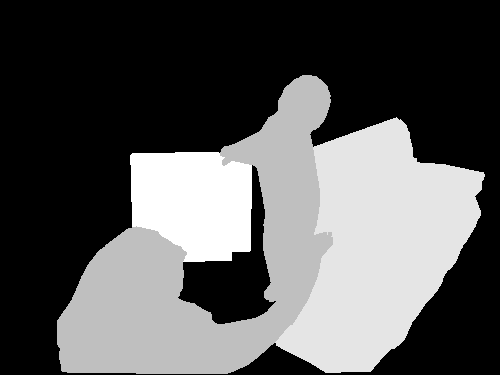
#> input picture Test/2009_004301_sbd.png, 500 x 375 px; the run also reads 1 picture not shown here
$ python analyze.py
#> lines starting #> are read from the running program, lines starting #| are printed output that depends on the picture
import imageio
import numpy as np
from PIL import Image
import pickle
import json
import os.path
from os import path
import glob

class Count():
    def __init__(self, imPath):
        self.classCount = {
            0:0,
            1: 0,  2: 0,  3: 0,  4: 0,  5: 0,
            6: 0,  7: 0,  8: 0,  9: 0,  10: 0,
            11: 0, 12: 0, 13: 0, 14: 0, 15: 0,
            16: 0, 17: 0, 18: 0, 19: 0, 20: 0
        }
        self.imPath = imPath
        self.check()
        self.run()

    def check(self):
        if not path.isdir('Count'): os.makedirs('Count')

    def run(self):
        # Open image and flatten
        im = np.asarray(Image.open(self.imPath))
        imFlat = im.flatten()

        # Get size and count
        size = imFlat.shape[0]
        counts = np.unique(imFlat, return_counts = True)
        print(size)
        classPresent = counts[0][0: -1]
        count = counts[1][0: -1]

        # Assert lengths of arrays are the same
        assert len(classPresent) == len(count), 'Length of class array not the same as length of count array'

        # Update dictionary
        for i in range(len(classPresent)):
            self.classCount[classPresent[i]] = count[i]

        # Write to file
        print(self.classCount)

        # Open
        #print(pickle.load(open('Count/' + outputPath + '.pkl', "rb")))


# filesPng = glob.glob('*.png')
filesPng = ['2009_004301_sbd.png', '2009_004301_voc.png', '2009_004301_val.png']
for i in range(len(filesPng)):
    _ = Count(filesPng[i])
#> this loop made 3 passes
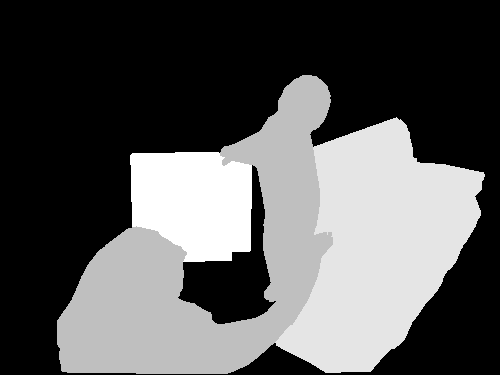
#> input picture Test/2009_004301_sbd.png, 500 x 375 px
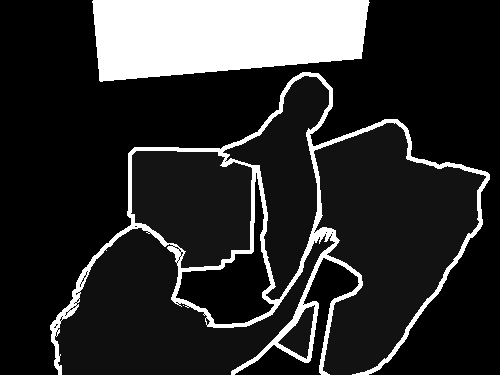
#> input picture Test/2009_004301_voc.png, 500 x 375 px

# files = ['2009_004301_sbd.png', '2009_004301_voc.png', '2009_004301_val.png']
# get_count(files)
